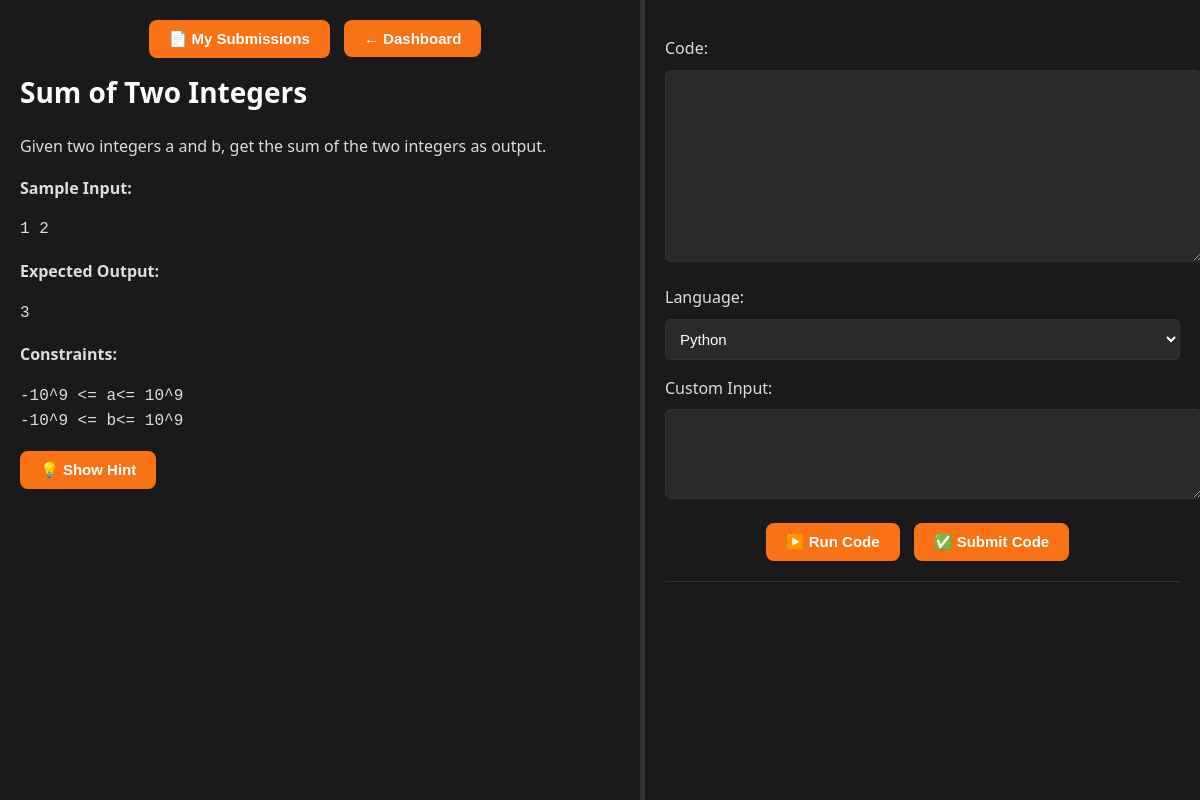
Screenshot of /executor/run/form/?problem_id=1 (signed in) with the database file from the repository.
### problems/models.py (models this page shows, shortened)
class Problem(models.Model):
    title = models.CharField(max_length=255)
    description = models.TextField()
    sample_input = models.TextField()
    sample_output = models.TextField()
    hidden_test_cases = models.JSONField(default=list)
    constraints = models.TextField(blank=True, null=True)  # Automatically adds current timestamp

### executor/views.py (the view)
# urls.py: path('run/form/', code_executor_form_view, name='html-code-run'),
@login_required
def code_executor_form_view(request):
    run_output = ""
    verdict = ""
    hidden_results = []
    problem = None
    problem_id = request.GET.get('problem_id')
    if problem_id:
        problem = get_object_or_404(Problem, pk=problem_id)
    if request.method == "POST":
        form = CodeExecutionForm(request.POST)
        if form.is_valid():
            code = form.cleaned_data['code']
            language = form.cleaned_data['language']
            custom_input = form.cleaned_data['custom_input']
            filename = "temp.py" if language == 'python' else "temp.c" if language == 'c' else "temp.cpp"
            with open(filename, "w") as f:
                f.write(code)
            action = request.POST.get('action')
            if custom_input and ' ' in custom_input:
                custom_input = custom_input.replace(' ', '\n')
            if action == 'run':
                if not custom_input.strip():
                    run_output = "⚠️ No custom input provided."
                else:
                    try:
                        start = time.time()
                        if language == 'python':
                            result = subprocess.run(["python3", filename], input=custom_input.encode(), capture_output=True, timeout=5)
                        elif language == 'c':
                            subprocess.run(["gcc", filename, "-o", "temp_c_exe"], check=True)
                            result = subprocess.run(["./temp_c_exe"], input=custom_input.encode(), capture_output=True, timeout=5)
                        elif language == 'cpp':
                            subprocess.run(["g++", filename, "-o", "temp_cpp_exe"], check=True)
                            result = subprocess.run(["./temp_cpp_exe"], input=custom_input.encode(), capture_output=True, timeout=5)
                        exec_time = time.time() - start
                        stdout = result.stdout.decode().strip()
                        stderr = result.stderr.decode().strip()
                        if exec_time > 4.8:
                            run_output = "⏱️ Time Limit Exceeded (TLE)"
                        else:
                            run_output = stdout if stdout else stderr or "No Output"
                    except subprocess.TimeoutExpired:
                        run_output = "⏱️ Time Limit Exceeded (TLE)"
                    except Exception as e:
                        run_output = f"❌ Error: {str(e)}"
            elif action == 'submit' and problem:
                try:
                    all_passed = True
                    hidden_test_results = []
                    for case in problem.hidden_test_cases:
                        h_input = case['input']
                        h_expected = case['output']
                        if ' ' in h_input:
                            h_input = h_input.replace(' ', '\n')
                        try:
                            result = subprocess.run(["python3", filename], input=h_input.encode(), capture_output=True, timeout=5)
                            h_actual = result.stdout.decode().strip()
                            passed = (h_actual == h_expected)
                        except subprocess.TimeoutExpired:
                            h_actual = "Time Limit Exceeded"
                            passed = False
                        hidden_test_results.append({
                            'input': h_input,
                            'expected': h_expected,
                            'actual': h_actual,
                            'result': 'Pass' if passed else 'Fail'
                        })
                        if not passed:
                            all_passed = False
                    verdict = "✅ Passed All Hidden Cases" if all_passed else "❌ Some Hidden Cases Failed"
                    hidden_results = hidden_test_results
                    if request.user.is_authenticated:
                        Submission.objects.create(
                            user=request.user,
                            problem=problem,
                            code=code,
                            language=language,
                            verdict=verdict
                        )
                        if all_passed:
                            already_solved = UserSolvedProblem.objects.filter(user=request.user, problem=problem).exists()
                            if not already_solved:
                                UserSolvedProblem.objects.create(user=request.user, problem=problem)
                                user = User.objects.get(pk=request.user.pk)
                                user.problems_solved = UserSolvedProblem.objects.filter(user=user).count()  # Safer: recalculate
                                user.save()
                except Exception as e:
                    verdict = f"❌ Error: {str(e)}"
    else:
        form = CodeExecutionForm()
    return render(request, 'executor/code_form.html', {
        'form': form,
        'run_output': run_output,
        'verdict': verdict,
        'hidden_results': hidden_results,
        'problem': problem,
    })

### executor/forms.py
class CodeExecutionForm(forms.Form):
    LANGUAGE_CHOICES = [
        ('python', 'Python'),
        ('c', 'C'),
        ('cpp', 'C++'),
    ]
    code = forms.CharField(widget=forms.Textarea(attrs={'rows': 10, 'cols': 80}))
    language = forms.ChoiceField(choices=[('python', 'Python'), ('c', 'C'), ('cpp', 'C++')])
    custom_input = forms.CharField(widget=forms.Textarea(attrs={'rows': 4, 'cols': 80}), required=False, label='Custom Input')

### executor/templates/executor/code_form.html (shortened to what this page needs)
<!DOCTYPE html>
<html>
<head>
</head>
<body>
<div class="main-container">
    <div class="left-panel">
        <div style="text-align: center; margin-bottom: 15px;">
        <a href="{% url 'problem_submissions' problem.id %}">
            <button class="top-btn">📄 My Submissions</button>
        </a>
        <a href="{% url 'dashboard' %}">
            <button class="top-btn">← Dashboard</button>
        </a>
        </div>
        {% if problem %}
            <h2>{{ problem.title }}</h2>
            <p>{{ problem.description }}</p>
            <p><strong>Sample Input:</strong> <pre>{{ problem.sample_input }}</pre></p>
            <p><strong>Expected Output:</strong> <pre>{{ problem.sample_output }}</pre></p>
            {% if problem.constraints %}
                <p><strong>Constraints:</strong> <pre>{{ problem.constraints }}</pre></p>
            {% endif %}
            <button onclick="fetchHint('{{ problem.id }}')">💡 Show Hint</button>
        {% endif %}
    </div>
    <div class="resizer"></div>
    <div class="right-panel">
        <form method="post">
            {{ form.as_p }}
            <div class="buttons">
                <button type="submit" name="action" value="run">▶️ Run Code</button>
                <button type="submit" name="action" value="submit">✅ Submit Code</button>
            </div>
        </form>
        <hr>
    </div>
</div>
</body>
</html>

### executor/templates/executor/code_form.html (style rules this page uses)
body { margin: 0; padding: 0; background-color: #0f0f0f; font-family: 'Segoe UI', Tahoma, Geneva, Verdana, sans-serif; overflow: hidden; }
.main-container { display: flex; height: 100vh; width: 100vw; }
.left-panel { flex: 0 0 50%; overflow-y: auto; padding: 20px; background-color: #1a1a1a; }
.right-panel { flex: 1; overflow-y: auto; padding: 20px; background-color: #1a1a1a; }
.resizer { width: 5px; background-color: #333; cursor: col-resize; }
h2 { font-size: 28px; color: #fff; margin-top: 10px; }
p, pre { font-size: 16px; line-height: 1.6; color: #ddd; }
a { color: #f97316; text-decoration: none; font-weight: bold; font-size: 16px; }
button { background-color: #f97316; color: white; padding: 10px 20px; margin-right: 10px; border: none; border-radius: 8px; cursor: pointer; font-size: 15px; transition: background-color 0.3s; font-weight: bold; }
.buttons { margin-top: 15px; text-align: center; }
textarea, select, input { width: 100%; padding: 10px; margin-top: 8px; border: 1px solid #333; border-radius: 6px; background-color: #2a2a2a; color: white; font-size: 15px; }
hr { margin-top: 20px; border: none; border-top: 1px solid #333; }

### rows the page displays
Problem: title "Sum of Two Integers", description "Given two integers a and b, get the sum of the two integers as output.", sample_input "1 2", sample_output "3", constraints "-10^9 <= a<= 10^9 -10^9 <= b<= 10^9"
